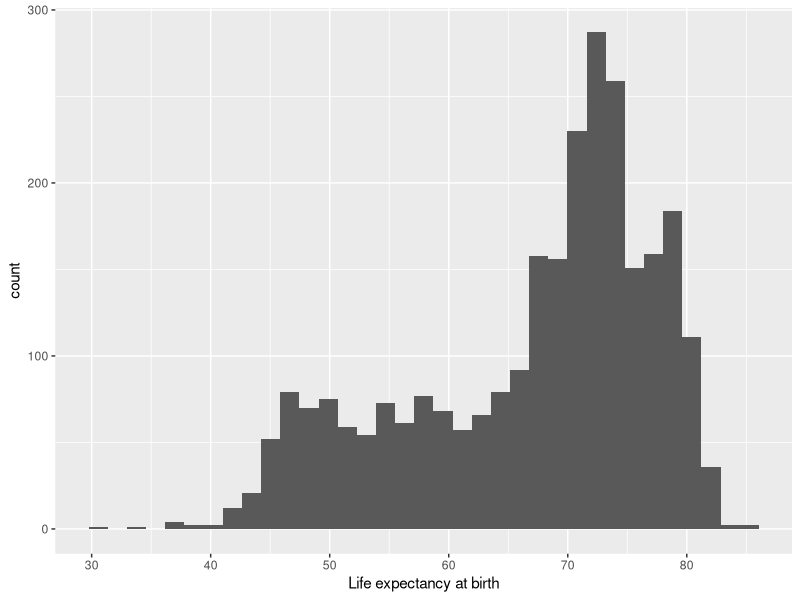
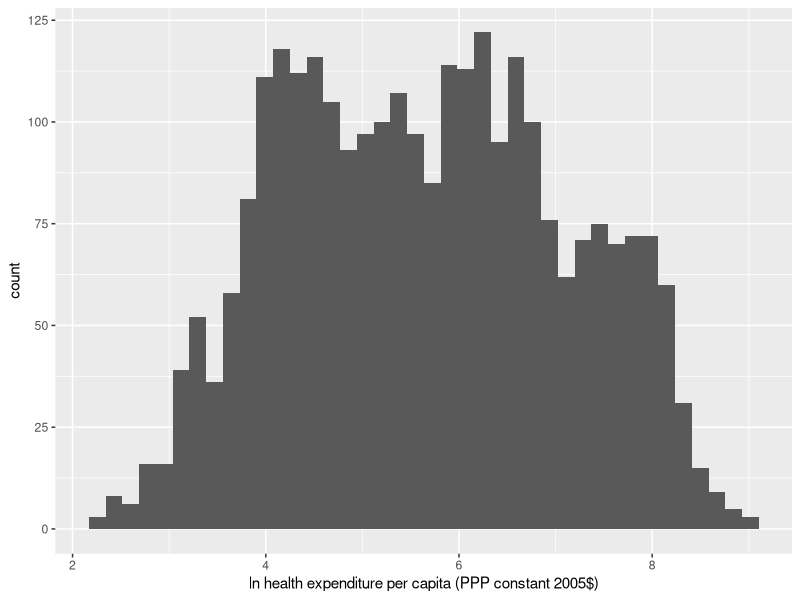
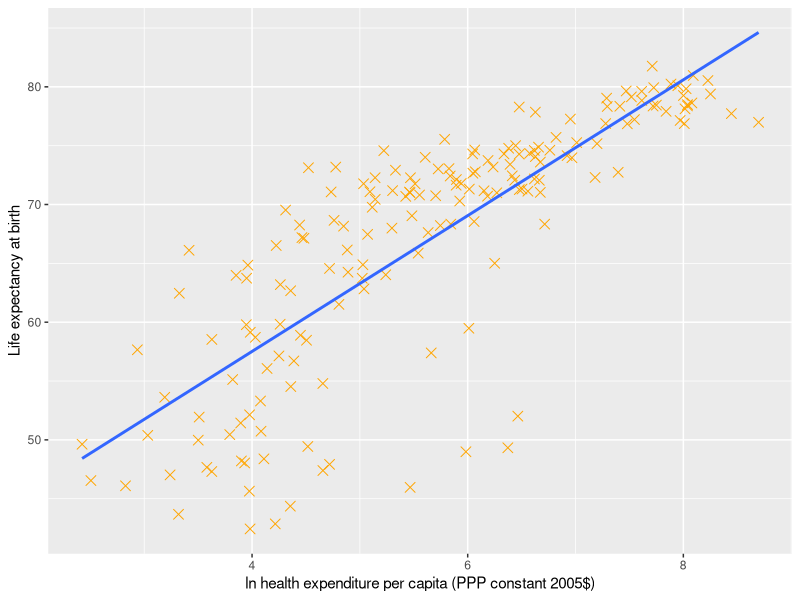
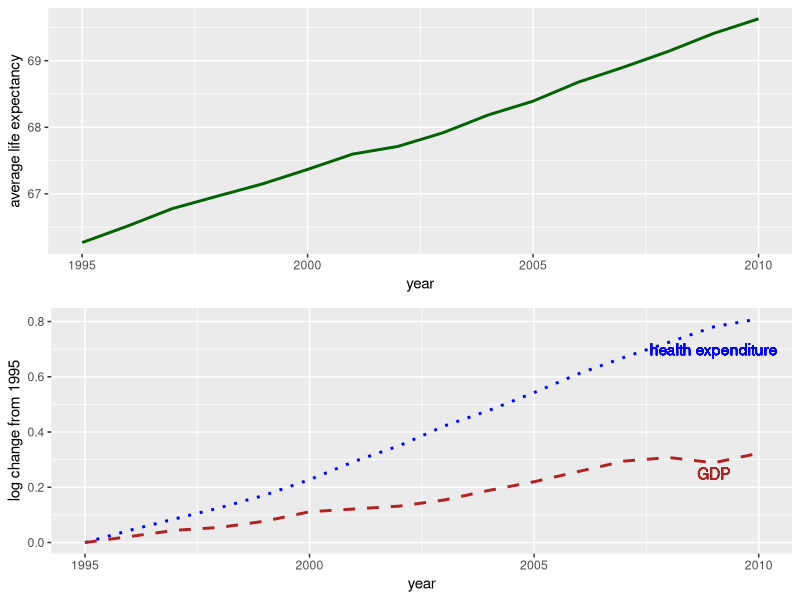

The R script that drew these images, in order: (Note: this script raises an error after producing the figures.)
################################################################################
# HEALTH EXPENDITURES AND LIFE EXPECTANCY
################################################################################

library(ggplot2)
library(gridExtra)  # to combine graphs
library(plm)  # for panels
library(data.table)
library(lmtest)
library(sandwich)

#setwd("/home/zsuzsa/Documents/DA5")


# Load data --------------------------------------------------------------------

health <- fread('22_WB_data_on_health.csv')

original_names <- names(health)
names(health) <- c(
    'year', 'year_code', 'country_name', 'country_code', 
    'hexppc', 'gdppc', 'gdp_growth', 
    'lifeexp', 'infmortality', 'u5mortality', 'pop'
)

#gdppc "GDP per capita (PPP constant 2005 $)"
#lifeexp "Life expectancy at birth"
#hexppc "Health expenditure per capita (PPP constant 2005 $)"
#pop "Population"

health <- health[ (year < 2011) & (!is.na(hexppc)) & (!is.na(lifeexp)) 
        & (!is.na(pop)) & (!is.na(gdppc)) ]
health[,pop := pop/10^6]
health[,country_code := factor(country_code)]

# Know your data ---------------------------------------------------------------

# nonmissing years for each country
#160 countries with complete data
health[, COUNT := .N , by = country_code]
unique(health[COUNT!=16,list(country_code,COUNT)])

# statistics from 2010
#all highly skewed except life expectancy - take logs
summary(health[year == 2010, list(hexppc, lifeexp, gdppc, pop)])

#histograms
ggplot(aes(x=lifeexp), data=health) +
  geom_histogram(bins = 35)+
  xlab('Life expectancy at birth')

ggplot(aes(x=log(hexppc)), data=health) +
  geom_histogram(bins = 40)+
  xlab('ln health expenditure per capita (PPP constant 2005$)')

# Cross country OLS between life expectancy and log health expenditures per capita
ggplot(aes(log(hexppc),lifeexp ), data=health[year == 2003] ) + 
  geom_point(size = 3, color = 'orange', shape=4 ) +
  geom_smooth(method = "lm",se=FALSE  ) +
  ylab('Life expectancy at birth') +
  xlab('ln health expenditure per capita (PPP constant 2005$)')

ccols1 <- lm(formula= lifeexp~ log(hexppc), data=health[year==2003])
coeftest(ccols1, vcov=sandwich)

ccols2 <- lm(formula= lifeexp~ log(hexppc) + log(gdppc) + log(pop), data=health[year==2003])
coeftest(ccols2, vcov=sandwich)

#World trends of life expectancy, health expenditures per capita GDP per capita 
#Avg of all countries weighted by population, normalized by subtracting 1995 values

world_trend <- health[,lapply(mget(c("hexppc","lifeexp","gdppc")) ,weighted.mean,w=pop), 
         by = year]

world_trend[order(year),`:=`(rellnhexppc = log(hexppc) - first(log(hexppc)),
                  rellngdp = log(gdppc) - first(log(gdppc))) ]


p1 <- ggplot(aes(year, lifeexp), data = world_trend) + 
    geom_line(size = 1, color = 'darkgreen') + 
    ylab('average life expectancy')

p2 <- ggplot(aes(x = year), data = world_trend) +
    geom_line(aes(y = rellnhexppc), size = 1, linetype = 'dotted', color = 'blue') +
    geom_line(aes(y = rellngdp), size = 1, linetype = 'dashed', color = 'firebrick') +
    geom_text(x = 2009, y = 0.7, label = 'health expenditure', color = 'blue') +
    geom_text(x = 2009, y = 0.25, label = 'GDP', color = 'firebrick') +
    ylab('log change from 1995')

grid.arrange(p1, p2)

# Analysis ---------------------------------------------------------------------

health[health$hexppc==0, hexppc := NA]
panel_health <- pdata.frame(health, index = c('country_name', 'year'))
head(panel_health)

# First differences
diff1 <- plm(
    diff(lifeexp) ~ diff(log(hexppc)) + year, 
    data = panel_health, model = 'pooling'
)
#obtain clustered standard error
coeftest(diff1, vcov=vcovHC(diff1,type="HC0",cluster="group"))
#logs- if we have 10% increase in health exp in a given country the increase should be 10% expen above overall change accross countries
#0.01 year increase in life exp in that country.
#control for year. log diff on right hand side. divide by 100.
#additional to this average yearly change, how much it will increase. annual trend accross countries are the dummies.
#accross countries and all years.

#this doesnt take the lag into account. expend will effect 5 years later. not now. we will do it in the following part:

diff2 <- plm(
    diff(lifeexp) ~ diff(log(hexppc)) + lag(diff(log(hexppc)), 1:2) + year,
    data = panel_health, model = 'pooling'
)
coeftest(diff2, vcov=vcovHC(diff2,type="HC0",cluster="group"))
#2 lags, original veriable not significant any more. but the second one is significant.

diff3 <- plm(
    diff(lifeexp) ~ diff(log(hexppc)) + lag(diff(log(hexppc)), 1:4) + year, 
    data = panel_health, model = 'pooling'
)
coeftest(diff3, vcov=vcovHC(diff3,type="HC0",cluster="group"))
diff4 <- plm(
    diff(lifeexp) ~ diff(log(hexppc)) +  lag(diff(log(hexppc)), 1:6) + year,
    data = panel_health, model = 'pooling'
)
coeftest(diff4, vcov=vcovHC(diff4,type="HC0",cluster="group"))
#second adn third lags in all the cases. we have a lagged effect. for 2-3 years. which lag to include?
#we will try an approach to decide that.

#How many lags? Focus on cumulative associations
#Sum the lagged coeffs and stop when that remains same

diff5 <- plm(diff(lifeexp) ~ lag(diff(log(hexppc)), 2) + lag(diff(diff(log(hexppc))), 0:1) + year,
    data = panel_health, model = 'pooling')
coeftest(diff5, vcov=vcovHC(diff5,type="HC0",cluster="group"))
#obtain a significance level for all the lagged effect. cummulatie as one. instead of haingf.
#second lag of the first diff. then we have second diff of original veriable.
#first variable will have the same coeff 0.355 sum of coefs in previous model with first lags.
#here we wanna have a cummulative effect. 
summary(diff2) #check it out. see 0.35 - 0.18 gives coef of the previous one.
#result of this model is 0.36 and it is significant at 5% level


diff6 <- plm(diff(lifeexp) ~ lag(diff(log(hexppc)), 4) + lag(diff(diff(log(hexppc))), 0:3) + year,
    data = panel_health, model = 'pooling')
coeftest(diff6, vcov=vcovHC(diff6,type="HC0",cluster="group"))
diff7 <- plm(diff(lifeexp) ~ lag(diff(log(hexppc)), 6) + lag(diff(diff(log(hexppc))), 0:5) + year,
    data = panel_health, model = 'pooling')
coeftest(diff7, vcov=vcovHC(diff7,type="HC0",cluster="group"))
diff8 <- plm(diff(lifeexp) ~ lag(diff(log(hexppc)), 8) + lag(diff(diff(log(hexppc))), 0:7) + year,
    data = panel_health, model = 'pooling')
coeftest(diff8, vcov=vcovHC(diff8,type="HC0",cluster="group"))

#4 lag: cumm eff. 0.509 is signif at 5%level
#6 lag still significant
#8 lags lost significance. this additional lafgs re not needed. conclude that upto 6 we have
#but after 6 it doest, so stop at 6 and use it.



# Cumulative associations with controls
diff4_1 <- plm(
    diff(lifeexp) ~ lag(diff(log(hexppc)), 6) + 
        lag(diff(log(gdppc)), 6) + 
        lag(diff(log(pop)), 6) +
        lag(diff(diff(log(hexppc))), 0:5) + 
        lag(diff(diff(log(gdppc))), 0:5) + 
        lag(diff(diff(log(pop))), 0:5) + year, 
    data = panel_health, model = 'pooling'
)
coeftest(diff4_1, vcov=vcovHC(diff4_1,type="HC0",cluster="group"))
#control for gdp. if the significance is decreasing or not. include population for technical reasons.
#because it effects both of your heath exp and RH. include pop. avoid effects which might both life exp and health exp.
#because pop effects. added with the same number of lags. 
#health exp still significant in the result. pop has high significant coeff here. we wanna inclide that.
#but gdp doesnt seem to have an effect on life exp. including gdp doesnt really change the reuslt.
#so we can exclude that.

diff4_2 <- plm(
    diff(lifeexp) ~ lag(diff(log(hexppc)), 6) + 
        lag(diff(log(pop)), 6) +
        lag(diff(diff(log(hexppc))), 0:5) + 
        lag(diff(diff(log(pop))), 0:5) + year, 
    data = panel_health, model = 'pooling'
)
coeftest(diff4_2, vcov=vcovHC(diff4_2,type="HC0",cluster="group"))
#precision increased.

# FE > use within, country fixed effect and year fixed effect > twoways
fe1 <- plm( 
    lifeexp ~ log(hexppc), data = panel_health, 
    model = 'within', effect = 'twoways'
)
coeftest(fe1, vcov=vcovHC(fe1,type="HC0",cluster="group"))
#cant see the country and year dummies here in the result. but similar interpretation.
#diff in fe and fd estimation its a bit different. here we have,
#if you have between countries or between years 10% higher h exp in a given country
#will increase the life ext by 0.07 years compared to the average in life exp for that country.
#its always compared to the average for that given coutnry. basically, estimating a fe model
#is the same like OLS. effect is always compared to the mean of that country. demeaned OLS.

fe2 <- plm( 
    lifeexp ~ log(hexppc) + log(pop), data = panel_health, 
    model = 'within', effect = 'twoways'
)
coeftest(fe2, vcov=vcovHC(fe2,type="HC0",cluster="group"))
#only we need to specifiy, having the same population, you compare the expenditure.
#no laggs anymore. we dont include lags. why. because, intuitively, using fixed effect already takes it into account
#think of OLS demeaned regression. demeaned, overall change in health expenditure and life exp. manual control not needed.
#never include laggs in fe models. 


# FE with explicit time dummies -same results
fe1b <- plm( 
    lifeexp ~ log(hexppc) + year, data = panel_health, 
    model = 'within'
)
fe2b <- plm( 
    lifeexp ~ log(hexppc) + log(pop) + year, data = panel_health, 
    model = 'within'
)

#Long run . long run change in life exp
panel_health2 <- pdata.frame(health[(year==2010)|(year==1995)], #first and the last year
                             index = c('country_name', 'year'))

lr1 <- plm(
  diff(lifeexp) ~ diff(log(hexppc)) + diff(log(pop)), 
  data = panel_health2, model = 'pooling'
)
coeftest(lr1, vcov=vcovHC(lr1,method="white1"))
#fe model interpret but here we say thw whole years. 10% change in health exp, expect to have 0.2 years increase in life exp
#during this 16 years. white1: heteroscastecity se.

# Robustness checks
#dentified 8 extreme value countries rrom Africa; civil wars and/or epidemic
outliers <- c('ERI', 'GNB', 'RWA', 'LBR', 'GNQ', 'LSO', 'BWA', 'ZAF', 'SWZ')

panel_health_no_outlier <- pdata.frame(health[!(country_code %in% outliers)],
                                       index = c('country_name', 'year'))

#compare to: diff3_4
robust1 <- plm(
    diff(lifeexp) ~ lag(diff(log(hexppc)), 6) + 
        lag(diff(log(pop)), 6) +
        lag(diff(diff(log(hexppc))), 0:5) + 
        lag(diff(diff(log(pop))), 0:5) + year, 
    data = panel_health_no_outlier, model = 'pooling'
)
coeftest(robust1, vcov=vcovHC(robust1,type="HC0",cluster="group"))
#here we have significant coeff. to sum up the results are similar. so africa is not really distording at all.
#


#Heterogeneity poor vs rich countries
health[,`:=`(mean_pop = mean(pop), mean_gdp = mean(gdppc)), by=country_name ]
health[,`:=`(gdp_cat = ifelse(mean_gdp < median(mean_gdp), 'poor', 'rich')) ]
panel_health <- pdata.frame(health, index = c('country_name', 'year'))

robust2 <- plm(
    diff(lifeexp) ~ lag(diff(log(hexppc)), 6) + 
        lag(diff(log(pop)), 6) +
        lag(diff(diff(log(hexppc))), 0:5) + 
        lag(diff(diff(log(pop))), 0:5) + year, 
    data = panel_health, subset = (gdp_cat == 'poor'), model = 'pooling'
)
coeftest(robust2, vcov=vcovHC(robust2,type="HC0",cluster="group"))
#heath exp is not significant and coeff is lower. 

robust3 <- plm(
    diff(lifeexp) ~ lag(diff(log(hexppc)), 6) + 
        lag(diff(log(pop)), 6) +
        lag(diff(diff(log(hexppc))), 0:5) + 
        lag(diff(diff(log(pop))), 0:5) + year, 
    data = panel_health, subset = (gdp_cat == 'rich'), model = 'pooling'
)
coeftest(robust3, vcov=vcovHC(robust3,type="HC0",cluster="group"))
#the opposite. higher coeff higher significance. seems that effect is stronger for rich countries. after controlling for population.
#poor countries can be distorting because of bad data collection also. richer countries on average benefit more from increased health expenditures than poor countres.

#pooled OLS
pols <- lm(lifeexp ~ log(hexppc) + log(pop) + factor(year), data=health)
coeftest(pols, vcov=sandwich)
#just for exploration code. 

#use fd if you see unit root. this can be used only to balanced panels.
#if you reject the test, then it means it is statinary. argument for using fd model.
